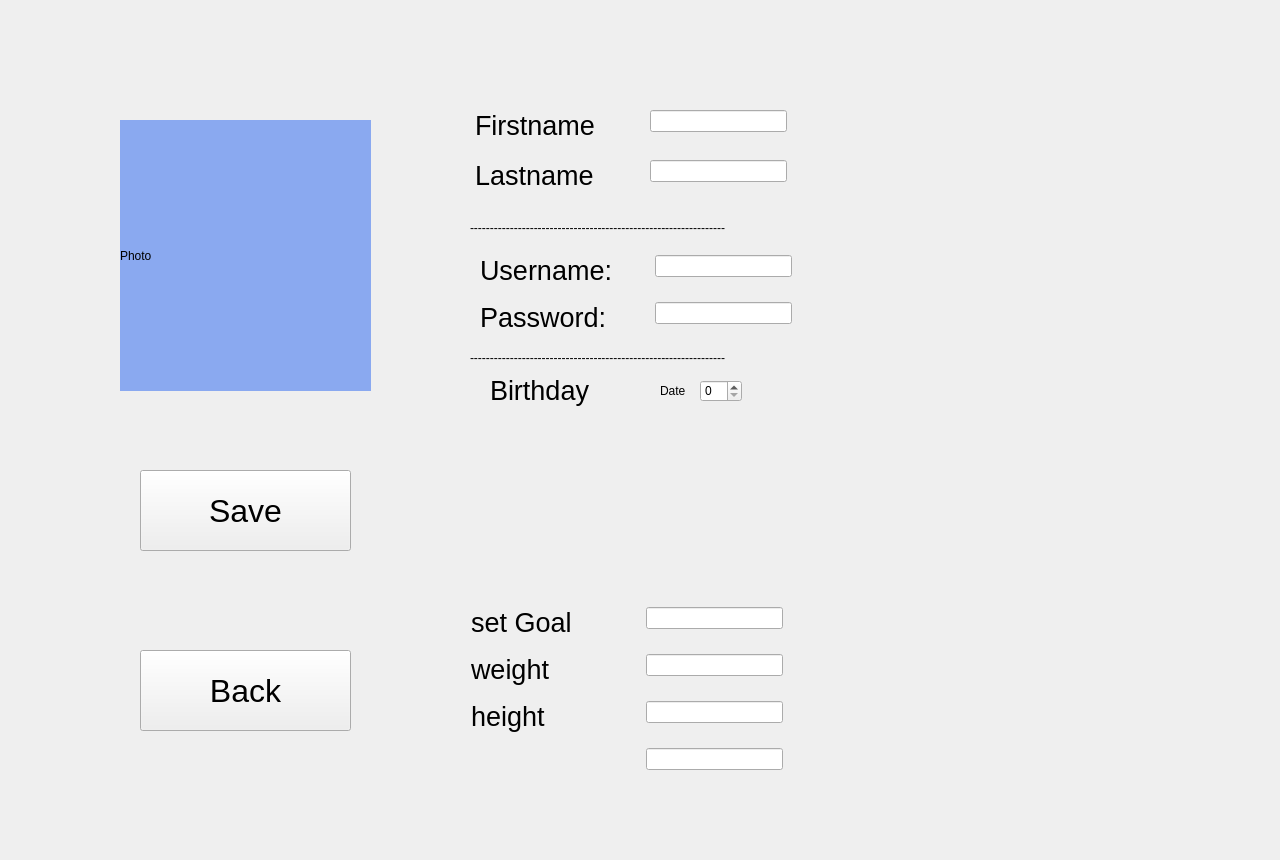
<?xml version="1.0" encoding="UTF-8"?>
<ui version="4.0">
 <class>Form</class>
 <widget class="QWidget" name="Form">
  <property name="geometry">
   <rect>
    <x>0</x>
    <y>0</y>
    <width>1280</width>
    <height>860</height>
   </rect>
  </property>
  <property name="minimumSize">
   <size>
    <width>1280</width>
    <height>860</height>
   </size>
  </property>
  <property name="maximumSize">
   <size>
    <width>1280</width>
    <height>860</height>
   </size>
  </property>
  <property name="windowTitle">
   <string>Form</string>
  </property>
  <widget class="QLabel" name="label">
   <property name="geometry">
    <rect>
     <x>120</x>
     <y>120</y>
     <width>251</width>
     <height>271</height>
    </rect>
   </property>
   <property name="palette">
    <palette>
     <active>
      <colorrole role="WindowText">
       <brush brushstyle="SolidPattern">
        <color alpha="255">
         <red>0</red>
         <green>0</green>
         <blue>0</blue>
        </color>
       </brush>
      </colorrole>
      <colorrole role="Button">
       <brush brushstyle="SolidPattern">
        <color alpha="255">
         <red>138</red>
         <green>169</green>
         <blue>240</blue>
        </color>
       </brush>
      </colorrole>
      <colorrole role="Light">
       <brush brushstyle="SolidPattern">
        <color alpha="255">
         <red>252</red>
         <green>253</green>
         <blue>255</blue>
        </color>
       </brush>
      </colorrole>
      <colorrole role="Midlight">
       <brush brushstyle="SolidPattern">
        <color alpha="255">
         <red>195</red>
         <green>211</green>
         <blue>247</blue>
        </color>
       </brush>
      </colorrole>
      <colorrole role="Dark">
       <brush brushstyle="SolidPattern">
        <color alpha="255">
         <red>69</red>
         <green>84</green>
         <blue>120</blue>
        </color>
       </brush>
      </colorrole>
      <colorrole role="Mid">
       <brush brushstyle="SolidPattern">
        <color alpha="255">
         <red>92</red>
         <green>113</green>
         <blue>160</blue>
        </color>
       </brush>
      </colorrole>
      <colorrole role="Text">
       <brush brushstyle="SolidPattern">
        <color alpha="255">
         <red>0</red>
         <green>0</green>
         <blue>0</blue>
        </color>
       </brush>
      </colorrole>
      <colorrole role="BrightText">
       <brush brushstyle="SolidPattern">
        <color alpha="255">
         <red>255</red>
         <green>255</green>
         <blue>255</blue>
        </color>
       </brush>
      </colorrole>
      <colorrole role="ButtonText">
       <brush brushstyle="SolidPattern">
        <color alpha="255">
         <red>0</red>
         <green>0</green>
         <blue>0</blue>
        </color>
       </brush>
      </colorrole>
      <colorrole role="Base">
       <brush brushstyle="SolidPattern">
        <color alpha="255">
         <red>255</red>
         <green>255</green>
         <blue>255</blue>
        </color>
       </brush>
      </colorrole>
      <colorrole role="Window">
       <brush brushstyle="SolidPattern">
        <color alpha="255">
         <red>138</red>
         <green>169</green>
         <blue>240</blue>
        </color>
       </brush>
      </colorrole>
      <colorrole role="Shadow">
       <brush brushstyle="SolidPattern">
        <color alpha="255">
         <red>0</red>
         <green>0</green>
         <blue>0</blue>
        </color>
       </brush>
      </colorrole>
      <colorrole role="AlternateBase">
       <brush brushstyle="SolidPattern">
        <color alpha="255">
         <red>196</red>
         <green>212</green>
         <blue>247</blue>
        </color>
       </brush>
      </colorrole>
      <colorrole role="ToolTipBase">
       <brush brushstyle="SolidPattern">
        <color alpha="255">
         <red>255</red>
         <green>255</green>
         <blue>220</blue>
        </color>
       </brush>
      </colorrole>
      <colorrole role="ToolTipText">
       <brush brushstyle="SolidPattern">
        <color alpha="255">
         <red>0</red>
         <green>0</green>
         <blue>0</blue>
        </color>
       </brush>
      </colorrole>
     </active>
     <inactive>
      <colorrole role="WindowText">
       <brush brushstyle="SolidPattern">
        <color alpha="255">
         <red>0</red>
         <green>0</green>
         <blue>0</blue>
        </color>
       </brush>
      </colorrole>
      <colorrole role="Button">
       <brush brushstyle="SolidPattern">
        <color alpha="255">
         <red>138</red>
         <green>169</green>
         <blue>240</blue>
        </color>
       </brush>
      </colorrole>
      <colorrole role="Light">
       <brush brushstyle="SolidPattern">
        <color alpha="255">
         <red>252</red>
         <green>253</green>
         <blue>255</blue>
        </color>
       </brush>
      </colorrole>
      <colorrole role="Midlight">
       <brush brushstyle="SolidPattern">
        <color alpha="255">
         <red>195</red>
         <green>211</green>
         <blue>247</blue>
        </color>
       </brush>
      </colorrole>
      <colorrole role="Dark">
       <brush brushstyle="SolidPattern">
        <color alpha="255">
         <red>69</red>
         <green>84</green>
         <blue>120</blue>
        </color>
       </brush>
      </colorrole>
      <colorrole role="Mid">
       <brush brushstyle="SolidPattern">
        <color alpha="255">
         <red>92</red>
         <green>113</green>
         <blue>160</blue>
        </color>
       </brush>
      </colorrole>
      <colorrole role="Text">
       <brush brushstyle="SolidPattern">
        <color alpha="255">
         <red>0</red>
         <green>0</green>
         <blue>0</blue>
        </color>
       </brush>
      </colorrole>
      <colorrole role="BrightText">
       <brush brushstyle="SolidPattern">
        <color alpha="255">
         <red>255</red>
         <green>255</green>
         <blue>255</blue>
        </color>
       </brush>
      </colorrole>
      <colorrole role="ButtonText">
       <brush brushstyle="SolidPattern">
        <color alpha="255">
         <red>0</red>
         <green>0</green>
         <blue>0</blue>
        </color>
       </brush>
      </colorrole>
      <colorrole role="Base">
       <brush brushstyle="SolidPattern">
        <color alpha="255">
         <red>255</red>
         <green>255</green>
         <blue>255</blue>
        </color>
       </brush>
      </colorrole>
      <colorrole role="Window">
       <brush brushstyle="SolidPattern">
        <color alpha="255">
         <red>138</red>
         <green>169</green>
         <blue>240</blue>
        </color>
       </brush>
      </colorrole>
      <colorrole role="Shadow">
       <brush brushstyle="SolidPattern">
        <color alpha="255">
         <red>0</red>
         <green>0</green>
         <blue>0</blue>
        </color>
       </brush>
      </colorrole>
      <colorrole role="AlternateBase">
       <brush brushstyle="SolidPattern">
        <color alpha="255">
         <red>196</red>
         <green>212</green>
         <blue>247</blue>
        </color>
       </brush>
      </colorrole>
      <colorrole role="ToolTipBase">
       <brush brushstyle="SolidPattern">
        <color alpha="255">
         <red>255</red>
         <green>255</green>
         <blue>220</blue>
        </color>
       </brush>
      </colorrole>
      <colorrole role="ToolTipText">
       <brush brushstyle="SolidPattern">
        <color alpha="255">
         <red>0</red>
         <green>0</green>
         <blue>0</blue>
        </color>
       </brush>
      </colorrole>
     </inactive>
     <disabled>
      <colorrole role="WindowText">
       <brush brushstyle="SolidPattern">
        <color alpha="255">
         <red>69</red>
         <green>84</green>
         <blue>120</blue>
        </color>
       </brush>
      </colorrole>
      <colorrole role="Button">
       <brush brushstyle="SolidPattern">
        <color alpha="255">
         <red>138</red>
         <green>169</green>
         <blue>240</blue>
        </color>
       </brush>
      </colorrole>
      <colorrole role="Light">
       <brush brushstyle="SolidPattern">
        <color alpha="255">
         <red>252</red>
         <green>253</green>
         <blue>255</blue>
        </color>
       </brush>
      </colorrole>
      <colorrole role="Midlight">
       <brush brushstyle="SolidPattern">
        <color alpha="255">
         <red>195</red>
         <green>211</green>
         <blue>247</blue>
        </color>
       </brush>
      </colorrole>
      <colorrole role="Dark">
       <brush brushstyle="SolidPattern">
        <color alpha="255">
         <red>69</red>
         <green>84</green>
         <blue>120</blue>
        </color>
       </brush>
      </colorrole>
      <colorrole role="Mid">
       <brush brushstyle="SolidPattern">
        <color alpha="255">
         <red>92</red>
         <green>113</green>
         <blue>160</blue>
        </color>
       </brush>
      </colorrole>
      <colorrole role="Text">
       <brush brushstyle="SolidPattern">
        <color alpha="255">
         <red>69</red>
         <green>84</green>
         <blue>120</blue>
        </color>
       </brush>
      </colorrole>
      <colorrole role="BrightText">
       <brush brushstyle="SolidPattern">
        <color alpha="255">
         <red>255</red>
         <green>255</green>
         <blue>255</blue>
        </color>
       </brush>
      </colorrole>
      <colorrole role="ButtonText">
       <brush brushstyle="SolidPattern">
        <color alpha="255">
         <red>69</red>
         <green>84</green>
         <blue>120</blue>
        </color>
       </brush>
      </colorrole>
      <colorrole role="Base">
       <brush brushstyle="SolidPattern">
        <color alpha="255">
         <red>138</red>
         <green>169</green>
         <blue>240</blue>
        </color>
       </brush>
      </colorrole>
      <colorrole role="Window">
       <brush brushstyle="SolidPattern">
        <color alpha="255">
         <red>138</red>
         <green>169</green>
         <blue>240</blue>
        </color>
       </brush>
      </colorrole>
      <colorrole role="Shadow">
       <brush brushstyle="SolidPattern">
        <color alpha="255">
         <red>0</red>
         <green>0</green>
         <blue>0</blue>
        </color>
       </brush>
      </colorrole>
      <colorrole role="AlternateBase">
       <brush brushstyle="SolidPattern">
        <color alpha="255">
         <red>138</red>
         <green>169</green>
         <blue>240</blue>
        </color>
       </brush>
      </colorrole>
      <colorrole role="ToolTipBase">
       <brush brushstyle="SolidPattern">
        <color alpha="255">
         <red>255</red>
         <green>255</green>
         <blue>220</blue>
        </color>
       </brush>
      </colorrole>
      <colorrole role="ToolTipText">
       <brush brushstyle="SolidPattern">
        <color alpha="255">
         <red>0</red>
         <green>0</green>
         <blue>0</blue>
        </color>
       </brush>
      </colorrole>
     </disabled>
    </palette>
   </property>
   <property name="autoFillBackground">
    <bool>true</bool>
   </property>
   <property name="text">
    <string>Photo</string>
   </property>
  </widget>
  <widget class="QPushButton" name="EditPro_save_bt">
   <property name="geometry">
    <rect>
     <x>140</x>
     <y>470</y>
     <width>211</width>
     <height>81</height>
    </rect>
   </property>
   <property name="font">
    <font>
     <pointsize>24</pointsize>
    </font>
   </property>
   <property name="text">
    <string>Save</string>
   </property>
  </widget>
  <widget class="QPushButton" name="EditPro_back_bt">
   <property name="geometry">
    <rect>
     <x>140</x>
     <y>650</y>
     <width>211</width>
     <height>81</height>
    </rect>
   </property>
   <property name="font">
    <font>
     <pointsize>24</pointsize>
    </font>
   </property>
   <property name="text">
    <string>Back</string>
   </property>
  </widget>
  <widget class="QLabel" name="label_9">
   <property name="geometry">
    <rect>
     <x>475</x>
     <y>155</y>
     <width>151</width>
     <height>40</height>
    </rect>
   </property>
   <property name="font">
    <font>
     <pointsize>20</pointsize>
    </font>
   </property>
   <property name="text">
    <string>Lastname</string>
   </property>
  </widget>
  <widget class="QLineEdit" name="EditPro_name_textEdit_3">
   <property name="geometry">
    <rect>
     <x>650</x>
     <y>160</y>
     <width>137</width>
     <height>22</height>
    </rect>
   </property>
   <property name="sizePolicy">
    <sizepolicy hsizetype="Expanding" vsizetype="Fixed">
     <horstretch>0</horstretch>
     <verstretch>0</verstretch>
    </sizepolicy>
   </property>
   <property name="maximumSize">
    <size>
     <width>16777215</width>
     <height>30</height>
    </size>
   </property>
  </widget>
  <widget class="QLabel" name="label_10">
   <property name="geometry">
    <rect>
     <x>470</x>
     <y>220</y>
     <width>321</width>
     <height>16</height>
    </rect>
   </property>
   <property name="text">
    <string>----------------------------------------------------------------</string>
   </property>
  </widget>
  <widget class="QLabel" name="label_11">
   <property name="geometry">
    <rect>
     <x>470</x>
     <y>350</y>
     <width>321</width>
     <height>16</height>
    </rect>
   </property>
   <property name="text">
    <string>----------------------------------------------------------------</string>
   </property>
  </widget>
  <widget class="QSpinBox" name="spinBox">
   <property name="geometry">
    <rect>
     <x>700</x>
     <y>380</y>
     <width>42</width>
     <height>22</height>
    </rect>
   </property>
  </widget>
  <widget class="QLabel" name="label_12">
   <property name="geometry">
    <rect>
     <x>660</x>
     <y>380</y>
     <width>31</width>
     <height>21</height>
    </rect>
   </property>
   <property name="text">
    <string>Date</string>
   </property>
  </widget>
  <widget class="QLineEdit" name="EditPro_passWord_textEdit">
   <property name="geometry">
    <rect>
     <x>655</x>
     <y>302</y>
     <width>137</width>
     <height>22</height>
    </rect>
   </property>
   <property name="maximumSize">
    <size>
     <width>16777215</width>
     <height>30</height>
    </size>
   </property>
  </widget>
  <widget class="QLabel" name="label_6">
   <property name="geometry">
    <rect>
     <x>471</x>
     <y>602</y>
     <width>118</width>
     <height>40</height>
    </rect>
   </property>
   <property name="font">
    <font>
     <pointsize>20</pointsize>
    </font>
   </property>
   <property name="text">
    <string>set Goal</string>
   </property>
  </widget>
  <widget class="QLineEdit" name="EditPro_userName_textEdit_2">
   <property name="geometry">
    <rect>
     <x>646</x>
     <y>654</y>
     <width>137</width>
     <height>22</height>
    </rect>
   </property>
   <property name="maximumSize">
    <size>
     <width>16777215</width>
     <height>30</height>
    </size>
   </property>
  </widget>
  <widget class="QLineEdit" name="EditPro_name_textEdit_2">
   <property name="geometry">
    <rect>
     <x>646</x>
     <y>607</y>
     <width>137</width>
     <height>22</height>
    </rect>
   </property>
   <property name="sizePolicy">
    <sizepolicy hsizetype="Expanding" vsizetype="Fixed">
     <horstretch>0</horstretch>
     <verstretch>0</verstretch>
    </sizepolicy>
   </property>
   <property name="maximumSize">
    <size>
     <width>16777215</width>
     <height>30</height>
    </size>
   </property>
  </widget>
  <widget class="QLabel" name="label_7">
   <property name="geometry">
    <rect>
     <x>471</x>
     <y>649</y>
     <width>97</width>
     <height>40</height>
    </rect>
   </property>
   <property name="font">
    <font>
     <pointsize>20</pointsize>
    </font>
   </property>
   <property name="text">
    <string>weight</string>
   </property>
  </widget>
  <widget class="QLabel" name="label_3">
   <property name="geometry">
    <rect>
     <x>490</x>
     <y>370</y>
     <width>131</width>
     <height>40</height>
    </rect>
   </property>
   <property name="font">
    <font>
     <pointsize>20</pointsize>
    </font>
   </property>
   <property name="text">
    <string>Birthday</string>
   </property>
  </widget>
  <widget class="QLineEdit" name="EditPro_passWord_textEdit_3">
   <property name="geometry">
    <rect>
     <x>646</x>
     <y>748</y>
     <width>137</width>
     <height>22</height>
    </rect>
   </property>
   <property name="maximumSize">
    <size>
     <width>16777215</width>
     <height>30</height>
    </size>
   </property>
  </widget>
  <widget class="QLabel" name="label_2">
   <property name="geometry">
    <rect>
     <x>475</x>
     <y>105</y>
     <width>151</width>
     <height>40</height>
    </rect>
   </property>
   <property name="font">
    <font>
     <pointsize>20</pointsize>
    </font>
   </property>
   <property name="text">
    <string>Firstname</string>
   </property>
  </widget>
  <widget class="QLineEdit" name="EditPro_name_textEdit">
   <property name="geometry">
    <rect>
     <x>650</x>
     <y>110</y>
     <width>137</width>
     <height>22</height>
    </rect>
   </property>
   <property name="sizePolicy">
    <sizepolicy hsizetype="Expanding" vsizetype="Fixed">
     <horstretch>0</horstretch>
     <verstretch>0</verstretch>
    </sizepolicy>
   </property>
   <property name="maximumSize">
    <size>
     <width>16777215</width>
     <height>30</height>
    </size>
   </property>
  </widget>
  <widget class="QLineEdit" name="EditPro_passWord_textEdit_2">
   <property name="geometry">
    <rect>
     <x>646</x>
     <y>701</y>
     <width>137</width>
     <height>22</height>
    </rect>
   </property>
   <property name="maximumSize">
    <size>
     <width>16777215</width>
     <height>30</height>
    </size>
   </property>
  </widget>
  <widget class="QLabel" name="label_8">
   <property name="geometry">
    <rect>
     <x>471</x>
     <y>696</y>
     <width>90</width>
     <height>40</height>
    </rect>
   </property>
   <property name="font">
    <font>
     <pointsize>20</pointsize>
    </font>
   </property>
   <property name="text">
    <string>height</string>
   </property>
  </widget>
  <widget class="QLineEdit" name="EditPro_userName_textEdit">
   <property name="geometry">
    <rect>
     <x>655</x>
     <y>255</y>
     <width>137</width>
     <height>22</height>
    </rect>
   </property>
   <property name="maximumSize">
    <size>
     <width>16777215</width>
     <height>30</height>
    </size>
   </property>
  </widget>
  <widget class="QLabel" name="label_5">
   <property name="geometry">
    <rect>
     <x>480</x>
     <y>297</y>
     <width>160</width>
     <height>40</height>
    </rect>
   </property>
   <property name="font">
    <font>
     <pointsize>20</pointsize>
    </font>
   </property>
   <property name="text">
    <string>Password: </string>
   </property>
  </widget>
  <widget class="QLabel" name="label_4">
   <property name="geometry">
    <rect>
     <x>480</x>
     <y>250</y>
     <width>168</width>
     <height>40</height>
    </rect>
   </property>
   <property name="font">
    <font>
     <pointsize>20</pointsize>
    </font>
   </property>
   <property name="text">
    <string>Username: </string>
   </property>
  </widget>
 </widget>
 <resources/>
 <connections/>
</ui>
